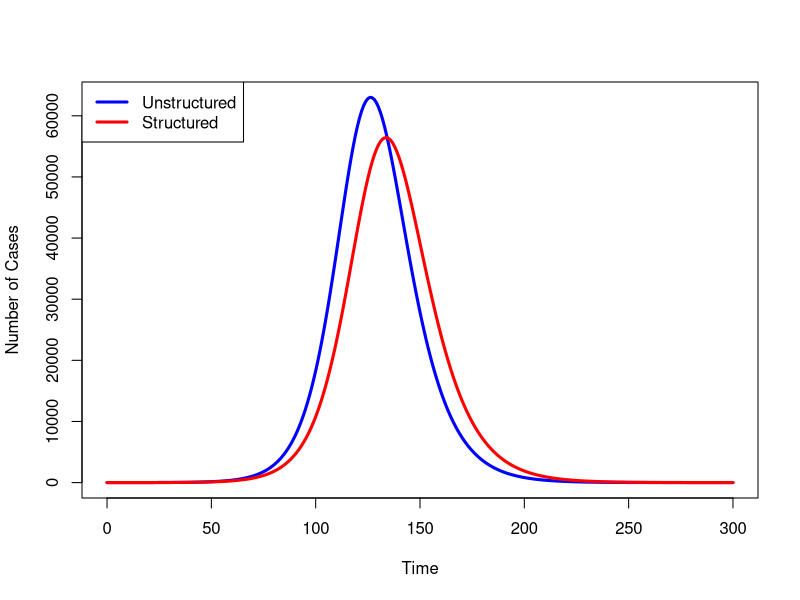
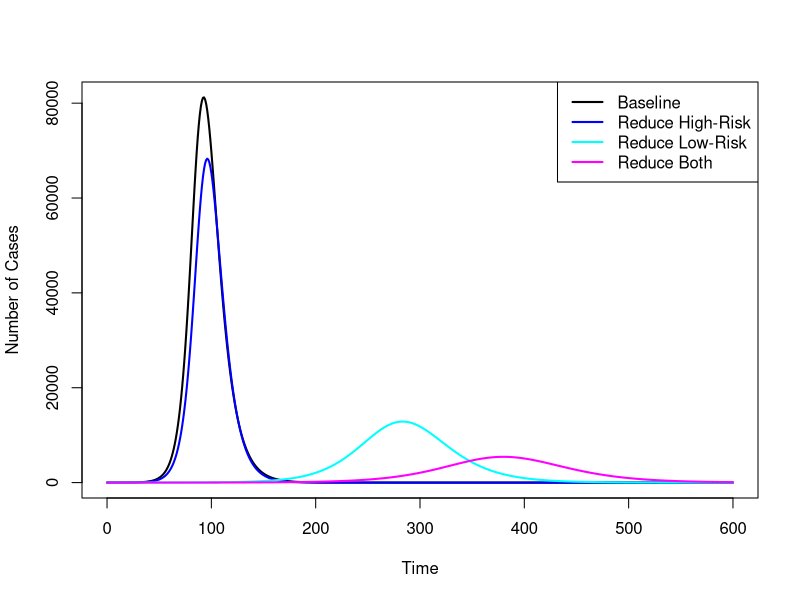
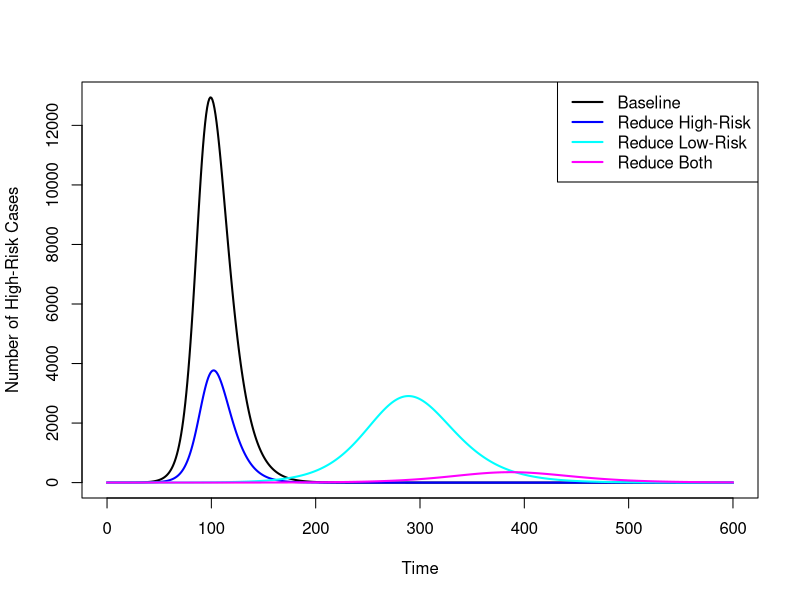

Recreate these plots in R, in order.
## ---- chunk 1
#| fig-asp: 1
#| message: false
#| warning: false
library(deSolve)

## SIR model
sir <- function(t,x,parms){
  S <- x[1]
  I <- x[2]
  R <- x[3]
  C <- x[4]
  with(as.list(parms),
{
  S.dot <- -beta*S*I/N
  I.dot <- beta*S*I/N - nu*I
  R.dot <- nu*I
  C.dot <- beta*S*I/N              ## cumulative cases
  res <- c(S.dot,I.dot,R.dot,C.dot)
  list(res)
})
}
## SIR model with two subpopulations
hsir <- function(t,x,parms){
    S1 <- x[1]
    I1 <- x[2]
    R1 <- x[3]
    S2 <- x[4]
    I2 <- x[5]
    R2 <- x[6]
    C <- x[7]
    with(as.list(parms),
         {
             S1.dot <- -S1*(beta11*I1 + beta12*I2)/N
             I1.dot <- S1*(beta11*I1 + beta12*I2)/N - nu*I1
             R1.dot <- nu*I1
             S2.dot <- -S2*(beta22*I2 + beta21*I1)/N
             I2.dot <- S2*(beta22*I2 + beta21*I1)/N - nu*I2
             R2.dot <- nu*I2
             C.dot <-  S1*(beta11*I1 + beta12*I2)/N + S2*(beta22*I2 + beta21*I1)/N       ## cumulative cases
             res <- c(S1.dot,I1.dot,R1.dot,S2.dot,I2.dot,R2.dot,C.dot)
             list(res)
         })
}

times <- seq(0,300,1)
N <- 1000000
x0 <- c((N-1)/2,0.5,0,(N-1)/2,0.5,0,1)
parms <- c(N=N, beta11=0.5, beta12=0.15, beta22=0.5, beta21=0.05, nu=1/5)

## ODE evals
stateMatrix <- ode(y=x0, times, hsir, parms)
colnames(stateMatrix) <- c("Time","S1","I1","R1","S2","I2","R2","C")

### Compare to unstructured model
y0 <- c(N-1,1,0,1)
parms0 <- c(N=N, beta=0.3, nu=1/5)
stateMatrix1 <- ode(y=y0, times, sir, parms0)
colnames(stateMatrix1) <- c("Time","S","I","R","C")

## plot epidemic curves
plot(stateMatrix1[,"Time"], stateMatrix1[,"I"], type="l", lwd=3, col="blue",
     xlab="Time", ylab="Number of Cases")
lines(stateMatrix[,"Time"], (stateMatrix[,"I1"] + stateMatrix[,"I2"]), 
      lwd=3, col="red")
legend("topleft", c("Unstructured","Structured"), col=c("blue","red"), lwd=3)
## ---- chunk 2
## R_0 = beta/nu = 1.5
0.3 * 5
## R_0 dominant eigenvalue of G = 2.93
G <- matrix(c(0.5, 0.15, 0.05, 0.5)*5, nr=2, nc=2, byrow=TRUE)
eigen(G)$values
## ---- chunk 3
# baseline from before
parms1 <- c(N=N, beta11=0.5, beta12=0.15, beta22=0.5, beta21=0.05, nu=1/5)
# reduce high-risk contact
## beta21 and beta22 define transmission to group 2 and incorporate
## contact rates along with transmissibility
## reduce these betas by half
parms2 <- c(N=N, beta11=0.5, beta12=0.15, beta22=0.25, beta21=0.025, nu=1/5)
# reduce low-risk contact
# assume we can only reduce by a third
parms3 <- c(N=N, beta11=0.335, beta12=0.1, beta22=0.5, beta21=0.05, nu=1/5)
# reduce both
parms4 <- c(N=N, beta11=0.335, beta12=0.1, beta22=0.25, beta21=0.025, nu=1/5)
z0 <- c(2*(N-1)/3,0.5,0,(N-1)/3,0.5,0,1)
times <- seq(0,600,1)
## ---- chunk 4
#| fig-asp: 1
## baseline
stateMatrix1 <- ode(y=z0, times, hsir, parms1)
colnames(stateMatrix1) <- c("Time","S1","I1","R1","S2","I2","R2","C")
## reduce high-risk contact
stateMatrix2 <- ode(y=z0, times, hsir, parms2)
colnames(stateMatrix2) <- c("Time","S1","I1","R1","S2","I2","R2","C")
## reduce low-risk contact
stateMatrix3 <- ode(y=z0, times, hsir, parms3)
colnames(stateMatrix3) <- c("Time","S1","I1","R1","S2","I2","R2","C")
## reduce both
stateMatrix4 <- ode(y=z0, times, hsir, parms4)
colnames(stateMatrix4) <- c("Time","S1","I1","R1","S2","I2","R2","C")

## plot epidemic curves
# baseline
plot(stateMatrix1[,"Time"], (stateMatrix1[,"I1"] + stateMatrix1[,"I2"]), 
  type="l", lwd=2, col="black",
  xlab="Time", ylab="Number of Cases")
# reduce high-risk
lines(stateMatrix2[,"Time"], (stateMatrix2[,"I1"] + stateMatrix2[,"I2"]), 
      lwd=2, col="blue")
# reduce low-risk
lines(stateMatrix3[,"Time"], (stateMatrix3[,"I1"] + stateMatrix3[,"I2"]), 
      lwd=2, col="cyan")
# reduce both
lines(stateMatrix4[,"Time"], (stateMatrix4[,"I1"] + stateMatrix4[,"I2"]), 
      lwd=2, col="magenta")
legend("topright", c("Baseline","Reduce High-Risk", "Reduce Low-Risk", "Reduce Both"), col=c("black","blue","cyan","magenta"), lwd=2)
## ---- chunk 5
#| fig-asp: 1
## plot epidemic curves
# baseline
plot(stateMatrix1[,"Time"], stateMatrix1[,"I2"], 
  type="l", lwd=2, col="black",
  xlab="Time", ylab="Number of High-Risk Cases")
# reduce high-risk
lines(stateMatrix2[,"Time"], stateMatrix2[,"I2"], lwd=2, col="blue")
# reduce low-risk
lines(stateMatrix3[,"Time"], stateMatrix3[,"I2"], lwd=2, col="cyan")
# reduce both
lines(stateMatrix4[,"Time"], stateMatrix4[,"I2"], lwd=2, col="magenta")
legend("topright", c("Baseline","Reduce High-Risk", "Reduce Low-Risk", "Reduce Both"), col=c("black","blue","cyan","magenta"), lwd=2)
